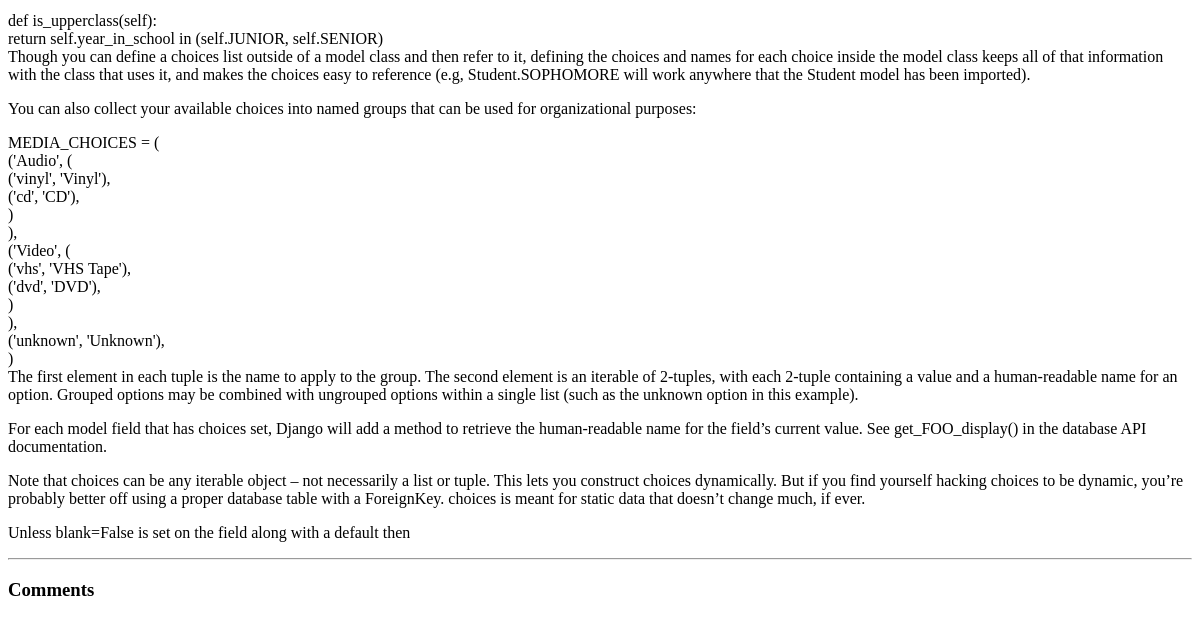
The page /blog/1/ (lower part) on the database as committed earlier.
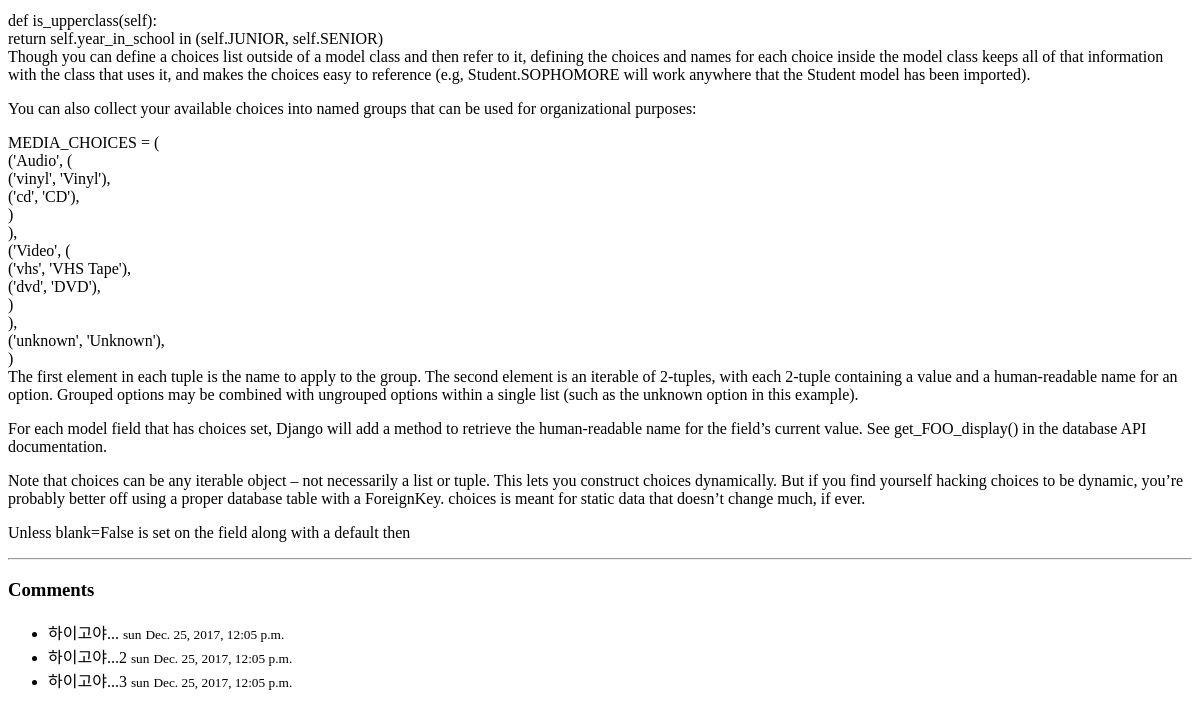
The same page on the database as committed later.
### blog/models.py (models this page shows, shortened)
class Post(models.Model):
    STATUS_CHOICES = (
        ('d', 'draft'),
        ('p', 'published'),
        ('w', 'withdrawn'),
    )
    user = models.ForeignKey(settings.AUTH_USER_MODEL, related_name='blog_post_set')
    title = models.CharField(max_length=100, verbose_name='제목', help_text='100자 이내로 제목을 적어주세요')  # 길이제한이 있는 문자열
    content = models.TextField(verbose_name="내용")   # 길이제한이 없는 문자열. DB를 위한 구분
    tags = models.CharField(max_length=100, blank=True)
    tag_set = models.ManyToManyField('Tag', blank=True)   # Tag를 문자열로 감싸서 넣어줄 것. 그래야 undefined 에러 피할 수 있음
    status = models.CharField(max_length=1, choices=STATUS_CHOICES)
    lnglat = models.CharField(max_length=50, blank=True,
        validators=[lnglat_validator],
        help_text='경도,위도 포맷으로 입력')
    created_at = models.DateTimeField(auto_now_add=True)
    updated_at = models.DateTimeField(auto_now=True)
    class Meta:
        ordering = ['-id']

class Comment(models.Model):
    post = models.ForeignKey(Post)   # 'Post'로 넣어줘도 좋음.
    author = models.CharField(max_length=20)
    message = models.TextField()
    created_at = models.DateTimeField(auto_now_add=True)
    updated_at = models.DateTimeField(auto_now=True)

### blog/views.py (the view)
# urls.py: url(r'^(?P<id>\d+)/$', views.post_detail),
def post_detail(request, id):
    post = get_object_or_404(Post, id=id)  # 추천. 게시물 미존재 시 404 코드로 응답
    return render(request, 'blog/post_detail.html', {
        'post':post,
    })

### blog/templates/blog/post_detail.html (shortened to what this page needs)
<!DOCTYPE html>
<html>
<head>
</head>
<body>
<div>{{ post.content|linebreaks }}</div>
<hr/>
<h3>Comments</h3>
<ul>
{% for comment in post.comment_set.all %}
    <li>
        {{ comment.message }}
        <small>{{ comment.author }}</small>
        <small>{{ comment.created_at }}</small>
    </li>
{% endfor %}
</ul>
</body>
</html>

Rows that differ between the two databases and show on the page:
added Comment: message "하이고야...", author "sun", created_at "Dec. 25, 2017, 12:05 p.m."
added Comment: message "하이고야...2", author "sun", created_at "Dec. 25, 2017, 12:05 p.m."
added Comment: message "하이고야...3", author "sun", created_at "Dec. 25, 2017, 12:05 p.m."
